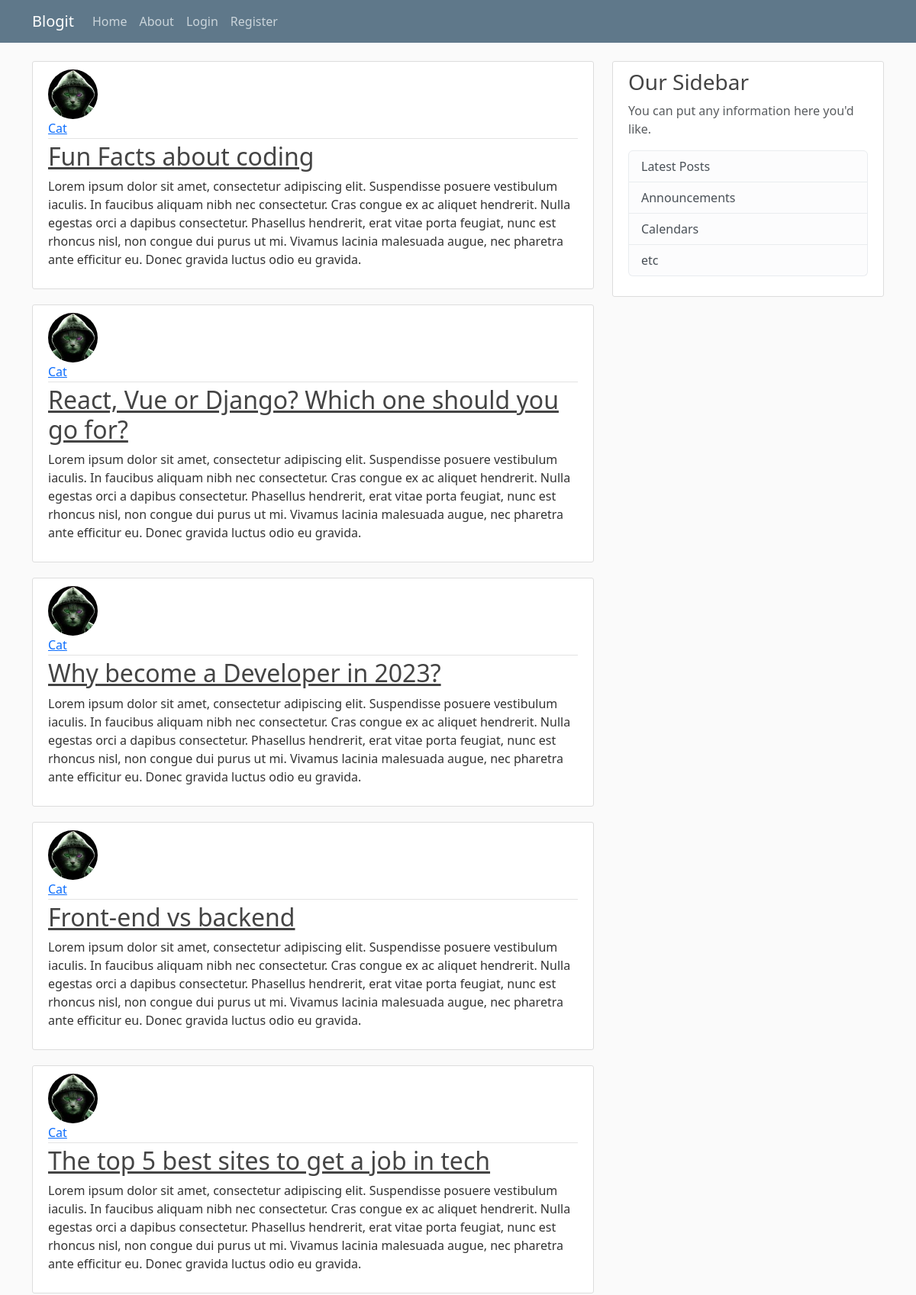
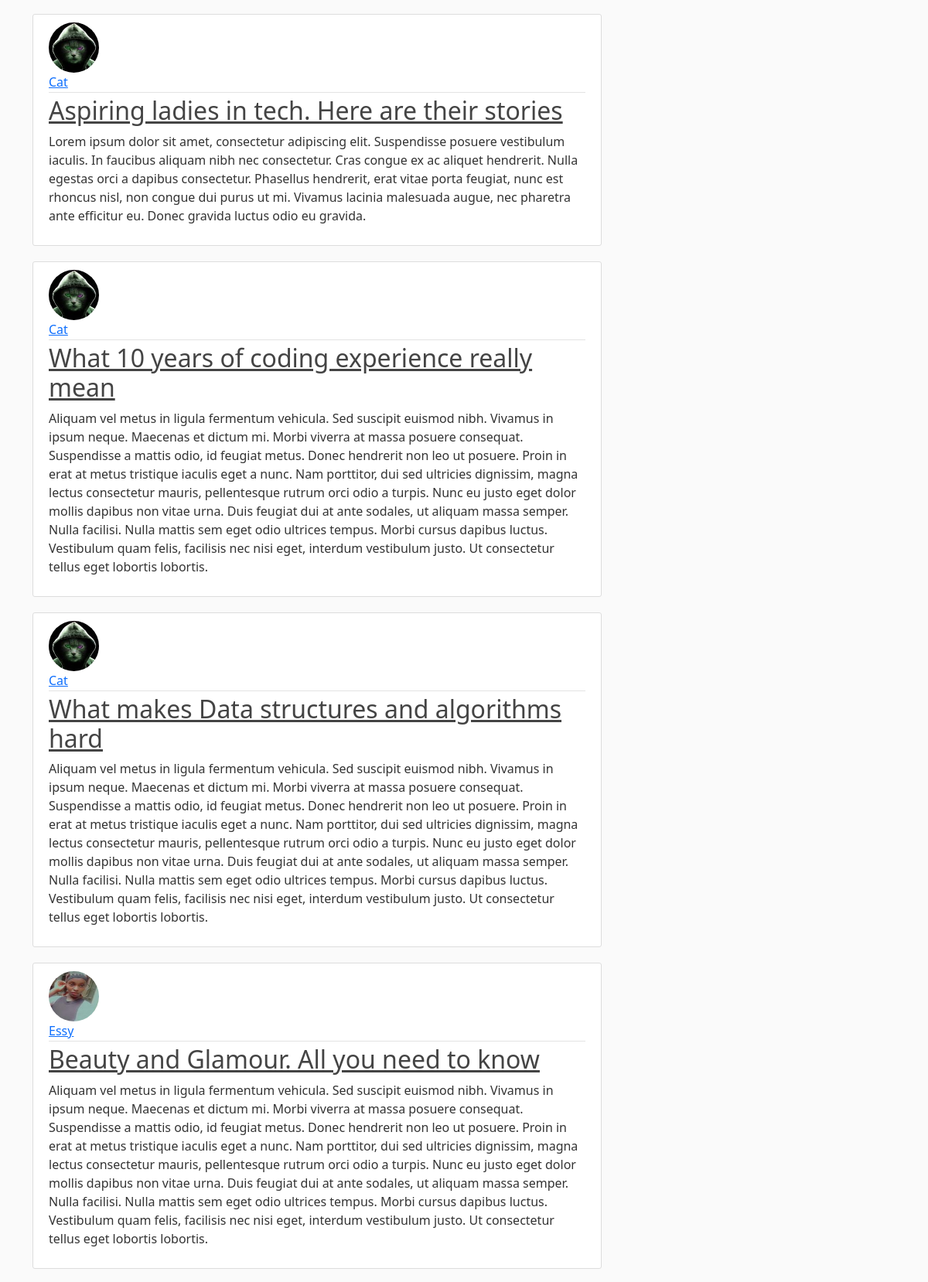
The page / (upper part) on the database its author committed (2 pictures, top to bottom).
### flaskblog/models.py (models this page shows, shortened)
class Post(db.Model):
    id = db.Column(db.Integer, primary_key=True)
    title = db.Column(db.String(100), nullable=False)
    date_posted = db.Column(db.DateTime, nullable=False, default=datetime.utcnow)
    content = db.Column(db.Text, nullable=False)
    user_id = db.Column(db.String, db.ForeignKey('user.id'), nullable=False)

class User(db.Model, UserMixin):
    id = db.Column(db.Integer, primary_key=True)
    username = db.Column(db.String(20), unique=True, nullable=False)
    email = db.Column(db.String(120), unique=True, nullable=False)
    image_file = db.Column(db.String(20), nullable=False, default='default.jpg')
    password = db.Column(db.String(60), nullable=False)
    posts = db.relationship('Post', backref='author', lazy=True)

### flaskblog/routes.py (the view)
@app.route("/")
def home():
    posts = Post.query.all()
    return render_template('Home.html', posts=posts)

### flaskblog/templates/Home.html
{% extends "layout.html" %}
{% block content %}
    {% for post in posts %}
        <article class="media content-section">
            <img class="rounded-circle article-img" src="{{ url_for('static', filename='profile_pics/' + post.author.image_file) }}">
            <div class="media-body">
                <div class="article-metadata">
                    <a class="mr-2" href="#">{{ post.author.username }}</a>
                </div>
                <h2><a class="article-title" href="{{ url_for('post', post_id=post.id)}}">{{ post.title }}</a></h2>
                <p class="article-content">{{ post.content }}</p>
            </div>
        </article>
    {% endfor %}
{% endblock %}

### flaskblog/static/main.css (style rules this page uses)
body { background: #fafafa; color: #333333; margin-top: 5rem; }
h1, h2, h3, h4, h5, h6 { color: #444444; }
.content-section { background: #ffffff; padding: 10px 20px; border: 1px solid #dddddd; border-radius: 3px; margin-bottom: 20px; }
.article-title { color: #444444; }
.article-content { white-space: pre-line; }
.article-img { height: 65px; width: 65px; margin-right: 16px; }
.article-metadata { padding-bottom: 1px; margin-bottom: 4px; border-bottom: 1px solid #e3e3e3 }

### rows shown on the page
Post: image_file (picture), author.username "Cat", title "Fun Facts about coding", content "Lorem ipsum dolor sit amet, consectetur adipiscing elit. Suspendisse posuere vestibulum iaculis. In faucibus aliquam nibh nec consectetur. Cras congue ex ac aliquet hendrerit. Nulla egestas orci a dapibus consectetur. Phasellus hendrerit, erat vitae porta feugiat, nunc est rhoncus nisl, non congue dui purus ut mi. Vivamus lacinia malesuada augue, nec pharetra ante efficitur eu. Donec gravida luctus odio eu gravida."
Post: image_file (picture), author.username "Cat", title "React, Vue or Django? Which one should you go for?", content "Lorem ipsum dolor sit amet, consectetur adipiscing elit. Suspendisse posuere vestibulum iaculis. In faucibus aliquam nibh nec consectetur. Cras congue ex ac aliquet hendrerit. Nulla egestas orci a dapibus consectetur. Phasellus hendrerit, erat vitae porta feugiat, nunc est rhoncus nisl, non congue dui purus ut mi. Vivamus lacinia malesuada augue, nec pharetra ante efficitur eu. Donec gravida luctus odio eu gravida."
Post: image_file (picture), author.username "Cat", title "Why become a Developer in 2023?", content "Lorem ipsum dolor sit amet, consectetur adipiscing elit. Suspendisse posuere vestibulum iaculis. In faucibus aliquam nibh nec consectetur. Cras congue ex ac aliquet hendrerit. Nulla egestas orci a dapibus consectetur. Phasellus hendrerit, erat vitae porta feugiat, nunc est rhoncus nisl, non congue dui purus ut mi. Vivamus lacinia malesuada augue, nec pharetra ante efficitur eu. Donec gravida luctus odio eu gravida."
Post: image_file (picture), author.username "Cat", title "Front-end vs backend", content "Lorem ipsum dolor sit amet, consectetur adipiscing elit. Suspendisse posuere vestibulum iaculis. In faucibus aliquam nibh nec consectetur. Cras congue ex ac aliquet hendrerit. Nulla egestas orci a dapibus consectetur. Phasellus hendrerit, erat vitae porta feugiat, nunc est rhoncus nisl, non congue dui purus ut mi. Vivamus lacinia malesuada augue, nec pharetra ante efficitur eu. Donec gravida luctus odio eu gravida."
Post: image_file (picture), author.username "Cat", title "The top 5 best sites to get a job in tech", content "Lorem ipsum dolor sit amet, consectetur adipiscing elit. Suspendisse posuere vestibulum iaculis. In faucibus aliquam nibh nec consectetur. Cras congue ex ac aliquet hendrerit. Nulla egestas orci a dapibus consectetur. Phasellus hendrerit, erat vitae porta feugiat, nunc est rhoncus nisl, non congue dui purus ut mi. Vivamus lacinia malesuada augue, nec pharetra ante efficitur eu. Donec gravida luctus odio eu gravida."
Post: image_file (picture), author.username "Cat", title "Aspiring ladies in tech. Here are their stories", content "Lorem ipsum dolor sit amet, consectetur adipiscing elit. Suspendisse posuere vestibulum iaculis. In faucibus aliquam nibh nec consectetur. Cras congue ex ac aliquet hendrerit. Nulla egestas orci a dapibus consectetur. Phasellus hendrerit, erat vitae porta feugiat, nunc est rhoncus nisl, non congue dui purus ut mi. Vivamus lacinia malesuada augue, nec pharetra ante efficitur eu. Donec gravida luctus odio eu gravida."
Post: image_file (picture), author.username "Cat", title "What 10 years of coding experience really mean", content "Aliquam vel metus in ligula fermentum vehicula. Sed suscipit euismod nibh. Vivamus in ipsum neque. Maecenas et dictum mi. Morbi viverra at massa posuere consequat. Suspendisse a mattis odio, id feugiat metus. Donec hendrerit non leo ut posuere. Proin in erat at metus tristique iaculis eget a nunc. Nam porttitor, dui sed ultricies dignissim, magna lectus consectetur mauris, pellentesque rutrum orci odio a turpis. Nunc eu justo eget dolor mollis dapibus non vitae urna. Duis feugiat dui at ante sodales, ut aliquam massa semper. Nulla facilisi. Nulla mattis sem eget odio ultrices tempus. Morbi cursus dapibus luctus. Vestibulum quam felis, facilisis nec nisi eget, interdum vestibulum justo. Ut…"
Post: image_file (picture), author.username "Cat", title "What makes Data structures and algorithms hard", content "Aliquam vel metus in ligula fermentum vehicula. Sed suscipit euismod nibh. Vivamus in ipsum neque. Maecenas et dictum mi. Morbi viverra at massa posuere consequat. Suspendisse a mattis odio, id feugiat metus. Donec hendrerit non leo ut posuere. Proin in erat at metus tristique iaculis eget a nunc. Nam porttitor, dui sed ultricies dignissim, magna lectus consectetur mauris, pellentesque rutrum orci odio a turpis. Nunc eu justo eget dolor mollis dapibus non vitae urna. Duis feugiat dui at ante sodales, ut aliquam massa semper. Nulla facilisi. Nulla mattis sem eget odio ultrices tempus. Morbi cursus dapibus luctus. Vestibulum quam felis, facilisis nec nisi eget, interdum vestibulum justo. Ut…"
Post: image_file (picture), author.username "Essy", title "Beauty and Glamour. All you need to know", content "Aliquam vel metus in ligula fermentum vehicula. Sed suscipit euismod nibh. Vivamus in ipsum neque. Maecenas et dictum mi. Morbi viverra at massa posuere consequat. Suspendisse a mattis odio, id feugiat metus. Donec hendrerit non leo ut posuere. Proin in erat at metus tristique iaculis eget a nunc. Nam porttitor, dui sed ultricies dignissim, magna lectus consectetur mauris, pellentesque rutrum orci odio a turpis. Nunc eu justo eget dolor mollis dapibus non vitae urna. Duis feugiat dui at ante sodales, ut aliquam massa semper. Nulla facilisi. Nulla mattis sem eget odio ultrices tempus. Morbi cursus dapibus luctus. Vestibulum quam felis, facilisis nec nisi eget, interdum vestibulum justo. Ut…"
